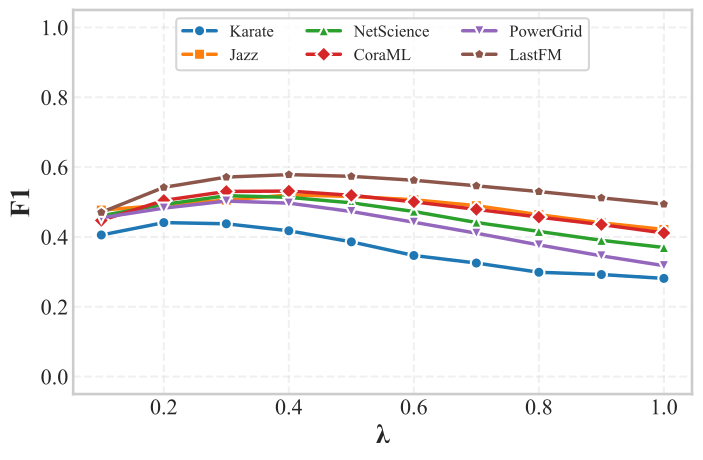

This figure's Python source:
import pandas as pd
import matplotlib.pyplot as plt
from util_figure import set_global_style, get_style_scheme, save_figure


def plot_lambda():
    set_global_style()
    plt.figure(figsize=(8, 5))

    # === 加载数据 ===
    df = pd.read_csv("../result/lambda_sensitivity/lambda_sensitivity.csv")

    datasets_key = ["karate", "jazz", "net_science", "cora_ml", "power_grid", "lastFM"]
    datasets = ["Karate", "Jazz", "NetScience", "CoraML", "PowerGrid", "LastFM"]
    key2name = dict(zip(datasets_key, datasets))

    data_dict = {}
    ratio = None
    for dkey in datasets_key:
        sub = df[df["dataset"] == dkey].sort_values("lambda")
        if ratio is None:
            ratio = sub["lambda"].to_numpy()
        data_dict[key2name[dkey]] = sub["f1"].to_numpy()

    # === 样式 ===
    palette, markers, _ = get_style_scheme(len(datasets), "line")

    for j, dataset in enumerate(datasets):
        plt.plot(
            ratio,  # type: ignore
            data_dict[dataset],
            label=dataset,
            color=palette[j],
            marker=markers[j],
            linewidth=2.5,
            markersize=8,
            markeredgewidth=1.5,
            markeredgecolor="white",
        )

    plt.ylabel("F1", fontweight="bold")
    plt.xlabel("λ", fontweight="bold")
    plt.ylim(-0.05, 1.05)
    plt.grid(alpha=0.3, linestyle="--")
    plt.legend(fontsize=12, loc="upper center", ncol=3)

    save_figure("lambda.pdf")


if __name__ == "__main__":
    plot_lambda()
